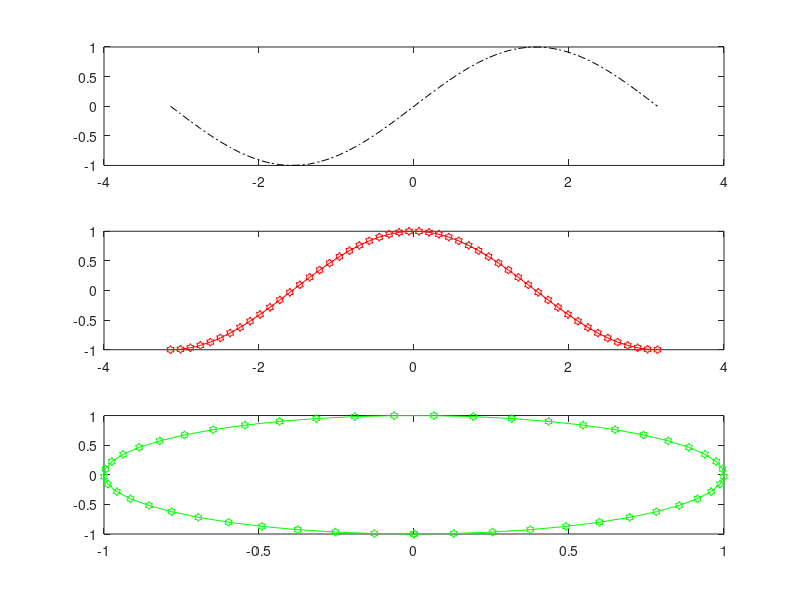

Recreate this plot in MATLAB.
function test08()
% Tests Out The Code in the Slides

x = linspace(-pi, pi, 50);
y = sin(x); 
z = cos(x);

subplot(3, 1, 1) % 3 rows, 1 column of plots, will plot the following graph in location 1
plot(x, y, '-.k')

subplot(3, 1, 2) % 3 rows, 1 column of plots, will plot the following graph in location 2
plot(x, z, '-rh')

subplot(3, 1, 3) % 3 rows, 1 column of plots, will plot the following graph in location 3
plot(y, z, '-gh')
